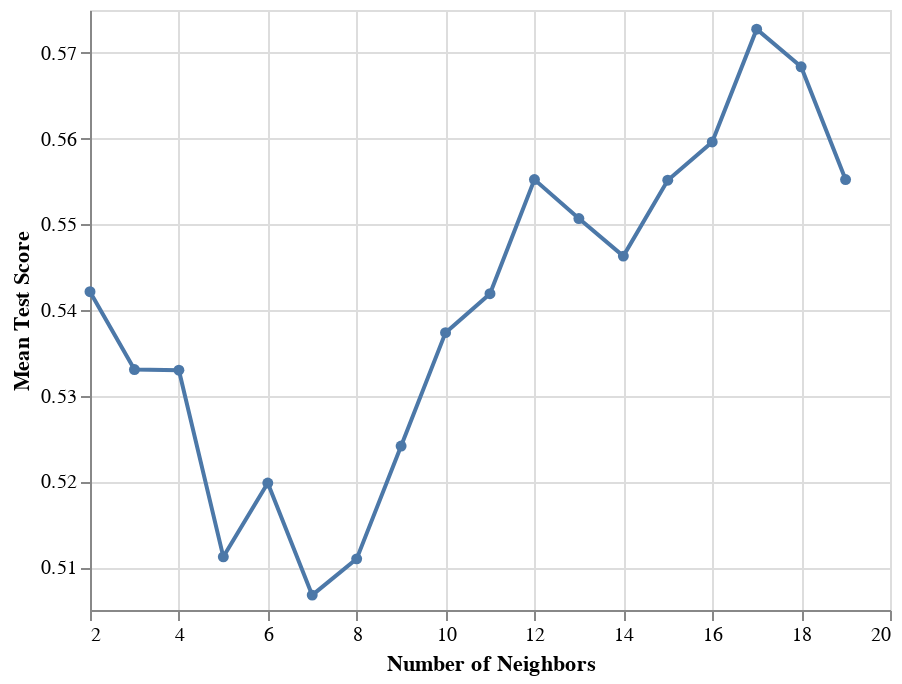

Notebook cell for this chart:
### Code cell
# your code here
accuracy_versus_k_grid = alt.Chart(accuracies_grid).mark_line(point=True).encode(
    x = alt.X('param_kneighborsclassifier__n_neighbors:Q', title='Number of Neighbors', scale=alt.Scale(zero=False)),
    y = alt.Y('mean_test_score', title='Mean Test Score', scale=alt.Scale(zero=False))
)


accuracy_versus_k_grid

### Figure 1 — Vega-Lite specification as saved in the notebook (floating-point values rounded to 4 significant figures)
{"config": {"view": {"continuousWidth": 400, "continuousHeight": 300}}, "data": {"name": "data-5a00aa71bde384ad7343e7baff62a096"}, "mark": {"type": "line", "point": true}, "encoding": {"x": {"field": "param_kneighborsclassifier__n_neighbors", "scale": {"zero": false}, "title": "Number of Neighbors", "type": "quantitative"}, "y": {"field": "mean_test_score", "scale": {"zero": false}, "title": "Mean Test Score", "type": "quantitative"}}, "$schema": "https://vega.github.io/schema/vega-lite/v4.17.0.json", "datasets": {"data-5a00aa71bde384ad7343e7baff62a096": [{"mean_fit_time": 0.0114, "std_fit_time": 0.001547, "mean_score_time": 0.009168, "std_score_time": 0.0002245, "param_kneighborsclassifier__n_neighbors": 2, "params": {"kneighborsclassifier__n_neighbors": 2}, "split0_test_score": 0.5088, "split1_test_score": 0.5965, "split2_test_score": 0.4561, "split3_test_score": 0.6071, "mean_test_score": 0.5421, "std_test_score": 0.06263, "rank_test_score": 9}, {"mean_fit_time": 0.009539, "std_fit_time": 8.882e-05, "mean_score_time": 0.009821, "std_score_time": 0.0002007, "param_kneighborsclassifier__n_neighbors": 3, "params": {"kneighborsclassifier__n_neighbors": 3}, "split0_test_score": 0.5789, "split1_test_score": 0.5614, "split2_test_score": 0.4561, "split3_test_score": 0.5357, "mean_test_score": 0.5331, "std_test_score": 0.04699, "rank_test_score": 12}, {"mean_fit_time": 0.01005, "std_fit_time": 0.0003804, "mean_score_time": 0.009912, "std_score_time": 0.0001848, "param_kneighborsclassifier__n_neighbors": 4, "params": {"kneighborsclassifier__n_neighbors": 4}, "split0_test_score": 0.5614, "split1_test_score": 0.5789, "split2_test_score": 0.4737, "split3_test_score": 0.5179, "mean_test_score": 0.533, "std_test_score": 0.04082, "rank_test_score": 13}, {"mean_fit_time": 0.01349, "std_fit_time": 0.003882, "mean_score_time": 0.01592, "std_score_time": 0.0009744, "param_kneighborsclassifier__n_neighbors": 5, "params": {"kneighborsclassifier__n_neighbors": 5}, "split0_test_score": 0.5263, "split1_test_score": 0.5088, "split2_test_score": 0.4561, "split3_test_score": 0.5536, "mean_test_score": 0.5112, "std_test_score": 0.03557, "rank_test_score": 16}, {"mean_fit_time": 0.01031, "std_fit_time": 0.001713, "mean_score_time": 0.01059, "std_score_time": 0.001628, "param_kneighborsclassifier__n_neighbors": 6, "params": {"kneighborsclassifier__n_neighbors": 6}, "split0_test_score": 0.5263, "split1_test_score": 0.5614, "split2_test_score": 0.4737, "split3_test_score": 0.5179, "mean_test_score": 0.5198, "std_test_score": 0.03124, "rank_test_score": 15}, {"mean_fit_time": 0.01117, "std_fit_time": 0.0026, "mean_score_time": 0.01139, "std_score_time": 0.003854, "param_kneighborsclassifier__n_neighbors": 7, "params": {"kneighborsclassifier__n_neighbors": 7}, "split0_test_score": 0.5439, "split1_test_score": 0.5088, "split2_test_score": 0.4386, "split3_test_score": 0.5357, "mean_test_score": 0.5067, "std_test_score": 0.04143, "rank_test_score": 18}, {"mean_fit_time": 0.009322, "std_fit_time": 0.0007236, "mean_score_time": 0.009044, "std_score_time": 0.0001117, "param_kneighborsclassifier__n_neighbors": 8, "params": {"kneighborsclassifier__n_neighbors": 8}, "split0_test_score": 0.5263, "split1_test_score": 0.5439, "split2_test_score": 0.4737, "split3_test_score": 0.5, "mean_test_score": 0.511, "std_test_score": 0.02659, "rank_test_score": 17}, {"mean_fit_time": 0.009564, "std_fit_time": 0.000422, "mean_score_time": 0.01057, "std_score_time": 0.002486, "param_kneighborsclassifier__n_neighbors": 9, "params": {"kneighborsclassifier__n_neighbors": 9}, "split0_test_score": 0.5439, "split1_test_score": 0.5789, "split2_test_score": 0.4737, "split3_test_score": 0.5, "mean_test_score": 0.5241, "std_test_score": 0.04038, "rank_test_score": 14}, {"mean_fit_time": 0.01295, "std_fit_time": 0.002189, "mean_score_time": 0.01198, "std_score_time": 0.00238, "param_kneighborsclassifier__n_neighbors": 10, "params": {"kneighborsclassifier__n_neighbors": 10}, "split0_test_score": 0.5439, "split1_test_score": 0.5965, "split2_test_score": 0.4912, "split3_test_score": 0.5179, "mean_test_score": 0.5374, "std_test_score": 0.03888, "rank_test_score": 11}, {"mean_fit_time": 0.01502, "std_fit_time": 0.009934, "mean_score_time": 0.01301, "std_score_time": 0.005361, "param_kneighborsclassifier__n_neighbors": 11, "params": {"kneighborsclassifier__n_neighbors": 11}, "split0_test_score": 0.5439, "split1_test_score": 0.5789, "split2_test_score": 0.4912, "split3_test_score": 0.5536, "mean_test_score": 0.5419, "std_test_score": 0.03194, "rank_test_score": 10}, {"mean_fit_time": 0.01462, "std_fit_time": 0.006247, "mean_score_time": 0.01199, "std_score_time": 0.002297, "param_kneighborsclassifier__n_neighbors": 12, "params": {"kneighborsclassifier__n_neighbors": 12}, "split0_test_score": 0.5439, "split1_test_score": 0.5789, "split2_test_score": 0.5088, "split3_test_score": 0.5893, "mean_test_score": 0.5552, "std_test_score": 0.03166, "rank_test_score": 4}, {"mean_fit_time": 0.01411, "std_fit_time": 0.005642, "mean_score_time": 0.01051, "std_score_time": 0.001191, "param_kneighborsclassifier__n_neighbors": 13, "params": {"kneighborsclassifier__n_neighbors": 13}, "split0_test_score": 0.5439, "split1_test_score": 0.5789, "split2_test_score": 0.5263, "split3_test_score": 0.5536, "mean_test_score": 0.5507, "std_test_score": 0.01902, "rank_test_score": 7}, {"mean_fit_time": 0.01161, "std_fit_time": 0.00266, "mean_score_time": 0.01171, "std_score_time": 0.002236, "param_kneighborsclassifier__n_neighbors": 14, "params": {"kneighborsclassifier__n_neighbors": 14}, "split0_test_score": 0.5439, "split1_test_score": 0.5614, "split2_test_score": 0.5263, "split3_test_score": 0.5536, "mean_test_score": 0.5463, "std_test_score": 0.0131, "rank_test_score": 8}, {"mean_fit_time": 0.01342, "std_fit_time": 0.001726, "mean_score_time": 0.01713, "std_score_time": 0.004359, "param_kneighborsclassifier__n_neighbors": 15, "params": {"kneighborsclassifier__n_neighbors": 15}, "split0_test_score": 0.5439, "split1_test_score": 0.5614, "split2_test_score": 0.5439, "split3_test_score": 0.5714, "mean_test_score": 0.5551, "std_test_score": 0.01182, "rank_test_score": 6}, {"mean_fit_time": 0.01192, "std_fit_time": 0.003301, "mean_score_time": 0.01061, "std_score_time": 0.00126, "param_kneighborsclassifier__n_neighbors": 16, "params": {"kneighborsclassifier__n_neighbors": 16}, "split0_test_score": 0.5439, "split1_test_score": 0.5614, "split2_test_score": 0.5439, "split3_test_score": 0.5893, "mean_test_score": 0.5596, "std_test_score": 0.01857, "rank_test_score": 3}, {"mean_fit_time": 0.01268, "std_fit_time": 0.002106, "mean_score_time": 0.009736, "std_score_time": 0.001143, "param_kneighborsclassifier__n_neighbors": 17, "params": {"kneighborsclassifier__n_neighbors": 17}, "split0_test_score": 0.5439, "split1_test_score": 0.5965, "split2_test_score": 0.5614, "split3_test_score": 0.5893, "mean_test_score": 0.5728, "std_test_score": 0.02122, "rank_test_score": 1}, {"mean_fit_time": 0.009185, "std_fit_time": 0.0004716, "mean_score_time": 0.009902, "std_score_time": 0.0006163, "param_kneighborsclassifier__n_neighbors": 18, "params": {"kneighborsclassifier__n_neighbors": 18}, "split0_test_score": 0.5263, "split1_test_score": 0.5965, "split2_test_score": 0.5614, "split3_test_score": 0.5893, "mean_test_score": 0.5684, "std_test_score": 0.02759, "rank_test_score": 2}, {"mean_fit_time": 0.01015, "std_fit_time": 0.0006527, "mean_score_time": 0.0105, "std_score_time": 0.000263, "param_kneighborsclassifier__n_neighbors": 19, "params": {"kneighborsclassifier__n_neighbors": 19}, "split0_test_score": 0.5263, "split1_test_score": 0.5614, "split2_test_score": 0.5439, "split3_test_score": 0.5893, "mean_test_score": 0.5552, "std_test_score": 0.02326, "rank_test_score": 4}]}}
